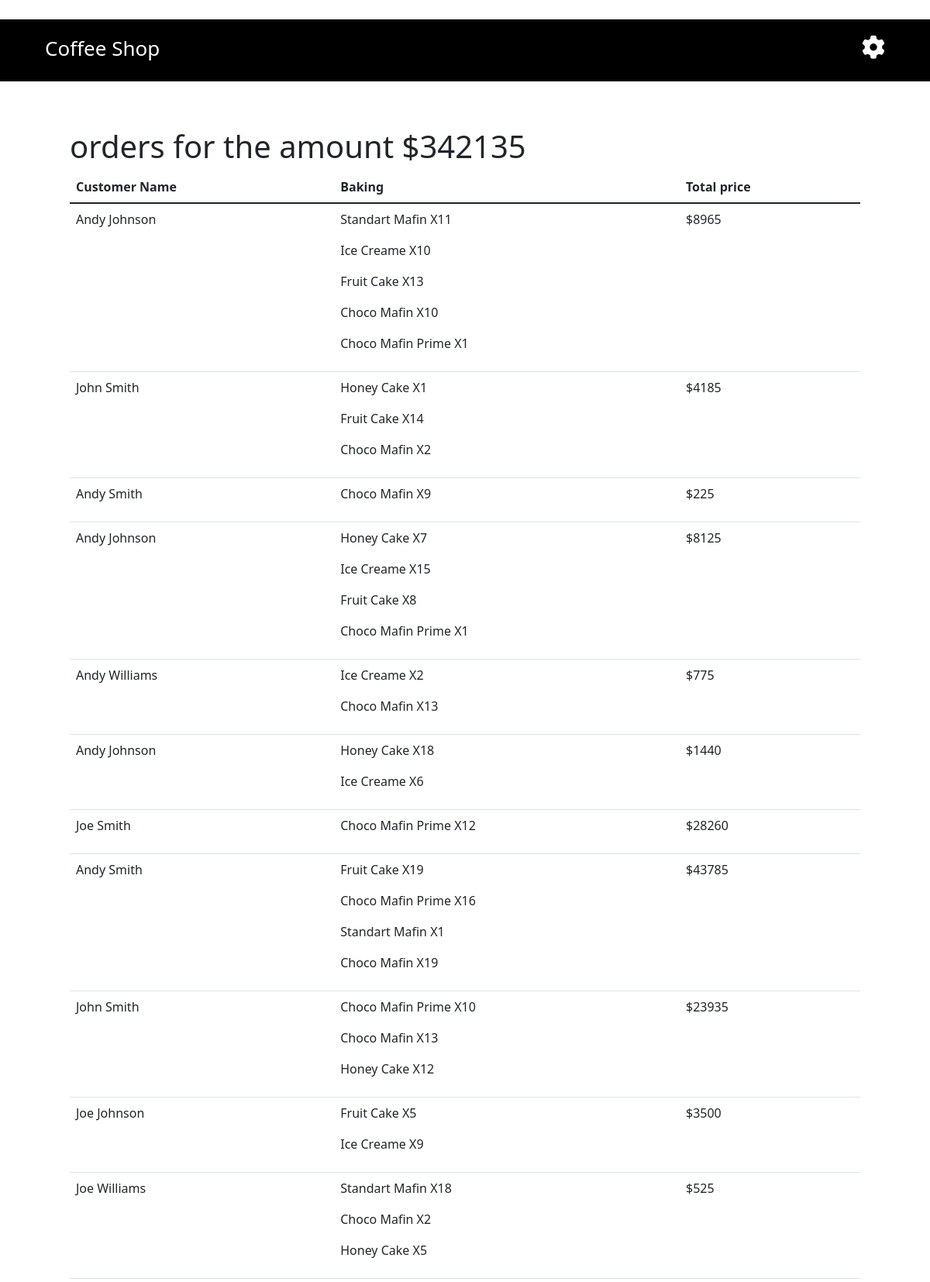
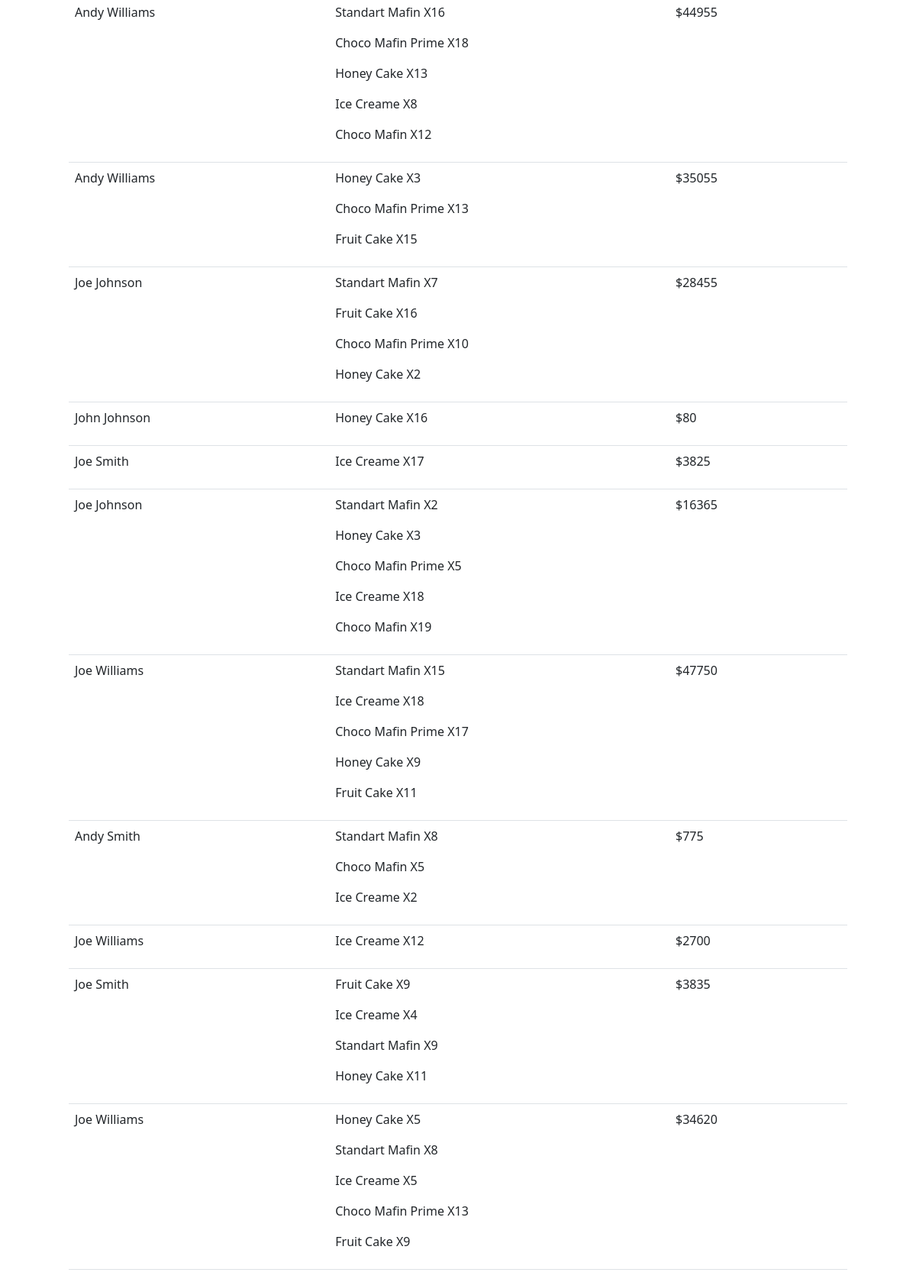
/order, run on the app's committed database (2 pictures, top to bottom).
### application/models.py (models this page shows, shortened)
class Order(Base):
    __tablename__ = "order"
    order_id = Column("order_id", Integer, primary_key=True)
    customer_name = Column("customer_name", String)
    baking = Column("baking", String)
    amount = Column("amount", String)

class Baking(Base):
    __tablename__ = "baking"
    product_id = Column("product_id", Integer, primary_key=True)
    product_name = Column("product_name", String, nullable=False)
    product_type = Column("product_type", String, nullable=False)
    img = Column("img", String, nullable=False)
    weight = Column("weight", Integer, nullable=False)
    amount = Column("amount", Integer, nullable=False)
    price = Column("price", Integer, nullable=False)
    description = Column("description", String, nullable=False)
    fast_delivery = Column("fast_delivery", String, nullable=False)

### application/routes.py (the view)
@app.route('/order', methods=['GET'])
def orders():
    product_type = ["Choco Mafin", "Standart Mafin", "Choco Mafin Prime", "Fruit Cake", "Honey Cake", "Ice Creame"]
    price_for_product = {}
    orders = []
    price_all_orders = 0
    Session = sessionmaker(bind=db_engine)
    session = Session()
    for type in product_type:
        record = session.query(Baking).filter_by(product_name = type).first()
        price_for_product[type] = record.price
    orders_from_db = session.query(Order).all()
    for order in orders_from_db:
        baking = (order.baking.split(","))[ : -1]
        amount = (order.amount.split(","))[ : -1]
        customer= {"name": order.customer_name, "baking": {}}
        for baking_item, amount_item in zip(baking, amount):
            customer["baking"][baking_item] = int(amount_item)
        total_price = 0
        for baking_name in price_for_product:
            if baking_name in [baking for baking in customer["baking"]]:
                total_price += customer["baking"][baking_name] * price_for_product[baking_name]
        customer["total_price"] = total_price
        orders.append(customer)
    for order_price in orders:
        price_all_orders += order_price['total_price']
    return render_template("order.html", orders = orders, price_all_orders = price_all_orders)

### application/templates/order.html (shortened to what this page needs)
{% extends 'base.html' %}
{% block style %}<link rel="stylesheet" href="static/css/order.css">{% endblock %}
{% block content %}
<div class="wrapper">
    <table class="table">
        <thead>
          <tr>
            <th scope="col">Customer Name</th>
            <th scope="col">Baking</th>
            <th scope="col">Total price</th>
          </tr>
        </thead>
        <tbody>
          <h1>orders for the amount ${{ price_all_orders }}</h1>
          {% for order in orders %}
            <tr>
              <td>{{ order["name"] }}</td>
              <td>
                {% for baking in order["baking"] %}
                  <p>{{ baking }} X{{ order["baking"][baking] }}</p>
                {% endfor %}
              </td>
              <td>${{ order["total_price"] }}</td>
            </tr>
          {% endfor %}
        </tbody>
      </table>
</div>
{% endblock %}

### application/static/css/order.css (style rules this page uses)
.wrapper { margin-top: 5%; width: 85%; margin-right: auto; margin-left: auto; }

### data on the page
Order: name "Andy Johnson", total_price "8965"
Baking: product_name "Standart Mafin", order "11", order "1", order "18", order "16", order "7", product_id "2", order "15", order "8", order "9"
Baking: product_name "Ice Creame", order "10", order "15", order "2", product_id "6", order "9", order "8", order "17", order "18", order "12", order "4", order "5"
Baking: product_name "Fruit Cake", order "13", order "14", order "8", order "19", order "5", amount "15", order "16", order "11", order "9"
Baking: product_name "Choco Mafin", order "10", order "2", order "9", order "13", order "19", order "12", order "5"
Baking: product_name "Choco Mafin Prime", order "1", order "12", order "16", order "10", order "18", order "13", order "5", order "17"
Order: name "John Smith", total_price "4185"
Baking: product_name "Honey Cake", order "1", order "7", order "18", order "12", order "5", order "13", order "3", order "2", order "16", order "9", order "11"
Order: name "Andy Smith", total_price "225"
Order: name "Andy Johnson", total_price "8125"
Order: name "Andy Williams", total_price "775"
Order: name "Andy Johnson", total_price "1440"
Order: name "Joe Smith", total_price "28260"
Order: name "Andy Smith", total_price "43785"
Order: name "John Smith", total_price "23935"
Order: name "Joe Johnson", total_price "3500"
Order: name "Joe Williams", total_price "525"
Order: name "Andy Williams", total_price "44955"
Order: name "Andy Williams", total_price "35055"
Order: name "Joe Johnson", total_price "28455"
Order: name "John Johnson", total_price "80"
Order: name "Joe Smith", total_price "3825"
Order: name "Joe Johnson", total_price "16365"
Order: name "Joe Williams", total_price "47750"
Order: name "Andy Smith", total_price "775"
Order: name "Joe Williams", total_price "2700"
Order: name "Joe Smith", total_price "3835"
Order: name "Joe Williams", total_price "34620"

### other printed values
{{ price_all_orders }} "342135"
